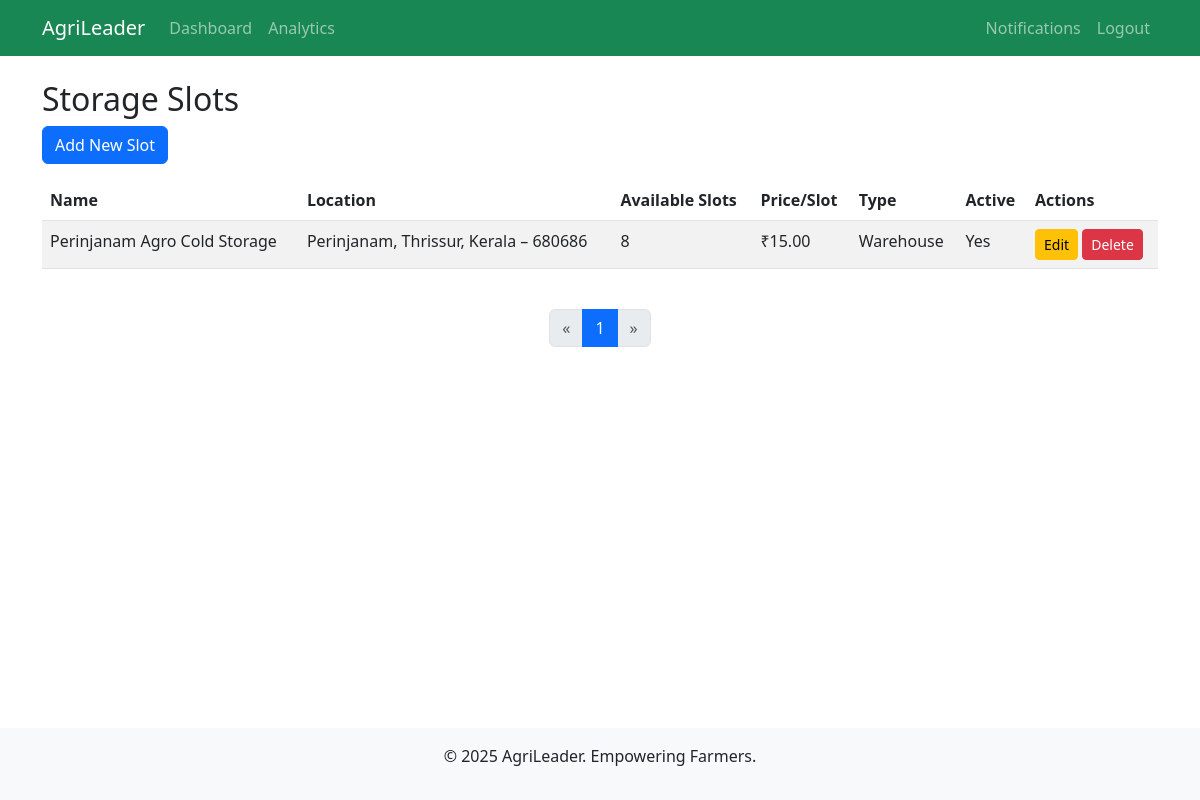
The app's page /adminpanel/storage-slots/ (signed in) with its own data.
### adminpanel/models.py (models this page shows, shortened)
class StorageSlot(models.Model):
    name = models.CharField(max_length=100)
    location = models.CharField(max_length=200)
    capacity_tons = models.PositiveIntegerField()
    available_slots = models.PositiveIntegerField(default=0, validators=[MinValueValidator(0)])
    price_per_slot = models.DecimalField(max_digits=10, decimal_places=2, validators=[MinValueValidator(0)])
    slot_type = models.CharField(max_length=20, choices=[('warehouse', 'Warehouse'), ('cold_storage', 'Cold Storage')])
    is_active = models.BooleanField(default=True)
    created_by = models.ForeignKey(CustomUser, on_delete=models.SET_NULL, null=True, limit_choices_to={'role': 'admin'})
    created_at = models.DateTimeField(auto_now_add=True)

### adminpanel/views.py (the view)
    def wrapper(request, *args, **kwargs):
        if not request.user.is_authenticated or request.user.role != 'admin':
            messages.warning(request, 'No permission to access this page.')
            return redirect('accounts:home')
        return view_func(request, *args, **kwargs)

### adminpanel/views.py (called while the page is built)
def admin_required(view_func):
    def wrapper(request, *args, **kwargs):
        if not request.user.is_authenticated or request.user.role != 'admin':
            messages.warning(request, 'No permission to access this page.')
            return redirect('accounts:home')
        return view_func(request, *args, **kwargs)
    return wrapper

@login_required
@admin_required
def storage_slots(request):
    slots = StorageSlot.objects.all().order_by('-created_at')
    page_obj, slots_paginated = paginate_queryset(request, slots)
    return render(request, 'adminpanel/storage_slots.html', {'slots': slots_paginated, 'page_obj': page_obj})

### utils/pagination.py (called while the page is built)
def paginate_queryset(request, queryset):
    paginator = Paginator(queryset, DEFAULT_PER_PAGE)
    page_number = request.GET.get('page')
    try:
        page_obj = paginator.page(page_number)
    except PageNotAnInteger:
        page_obj = paginator.page(1)
    except EmptyPage:
        page_obj = paginator.page(paginator.num_pages)
    return page_obj, page_obj.object_list

### adminpanel/templates/adminpanel/storage_slots.html (shortened to what this page needs)
{% extends 'accounts/base.html' %}
{% block content %}
<h2>Storage Slots</h2>
<a href="{% url 'adminpanel:add_storage_slot' %}" class="btn btn-primary mb-3">Add New Slot</a>
<div class="table-responsive">
    <table class="table table-striped">
        <thead>
            <tr>
                <th>Name</th>
                <th>Location</th>
                <th>Available Slots</th>
                <th>Price/Slot</th>
                <th>Type</th>
                <th>Active</th>
                <th>Actions</th>
            </tr>
        </thead>
        <tbody>
            {% for slot in slots %}
            <tr>
                <td>{{ slot.name }}</td>
                <td>{{ slot.location }}</td>
                <td>{{ slot.available_slots }}</td>
                <td>₹{{ slot.price_per_slot }}</td>
                <td>{{ slot.get_slot_type_display }}</td>
                <td>{{ slot.is_active|yesno:"Yes,No" }}</td>
                <td>
                    <a href="{% url 'adminpanel:edit_storage_slot' slot.id %}" class="btn btn-sm btn-warning">Edit</a>
                    <a href="{% url 'adminpanel:delete_storage_slot' slot.id %}" class="btn btn-sm btn-danger" onclick="return confirm('Delete?')">Delete</a>
                </td>
            </tr>
            {% endfor %}
        </tbody>
    </table>
</div>
{% include 'partials/pagination.html' %}
{% endblock %}

### records on screen
StorageSlot: name "Perinjanam Agro Cold Storage", location "Perinjanam, Thrissur, Kerala – 680686", available_slots "8", price_per_slot "15.00", slot_type "Warehouse", is_active "Yes"

### other values on screen
{{ num }} "1"
